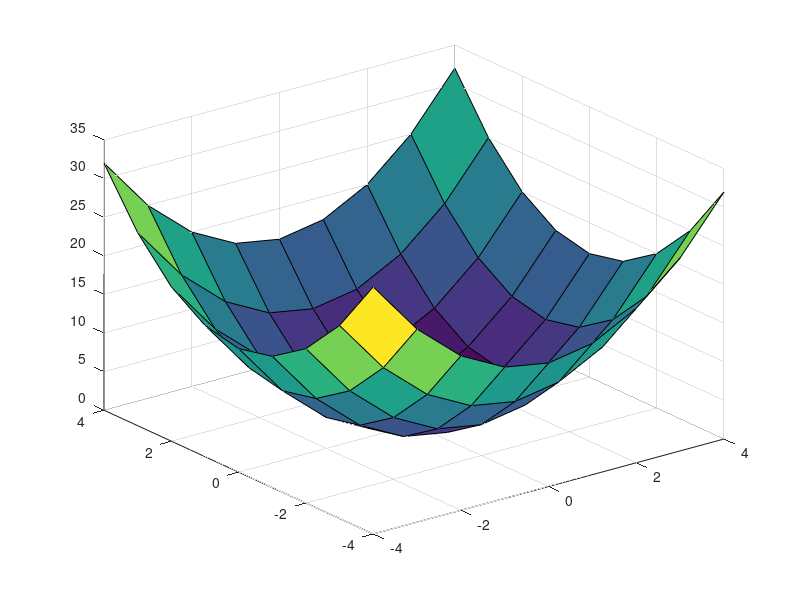
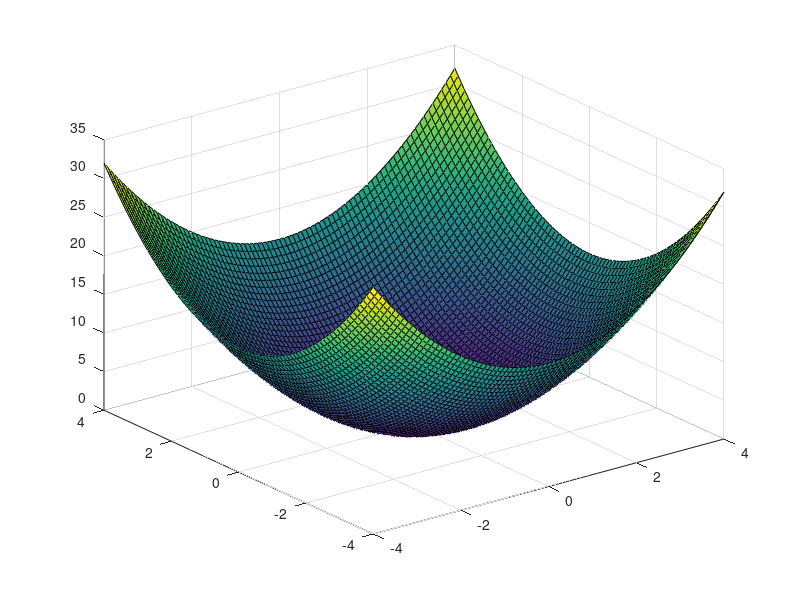

MATLAB code for these plots, in order:
%surface plots

x = -4:1:4;             % The range of x values.
y = -4:1:4;             % The range of y values.
[X,Y] = meshgrid (x,y); % This generates the actual grid of x and y values.

Z=Y.^2+X.^2;            % The function we're plotting.
% Remember to use the correct vector notation for all operations (such as
% using the '.^' operator to do piecewise powers).

figure(1);              % Generating a new window to plot in.
surf(X,Y,Z)             % The surface plotting function.

%figure 1 complete

figure(2);                  % Generating a new window to plot in.
x1 = -4:.1:4;               % The range of x values.
y1 = -4:.1:4;               % The range of y values.
[X1,Y1] = meshgrid (x1,y1); % This generates the actual grid of x and y values.
Z1=Y1.^2+X1.^2;             % The function we're plotting.
surf(X1,Y1,Z1)              % The surface plotting function.